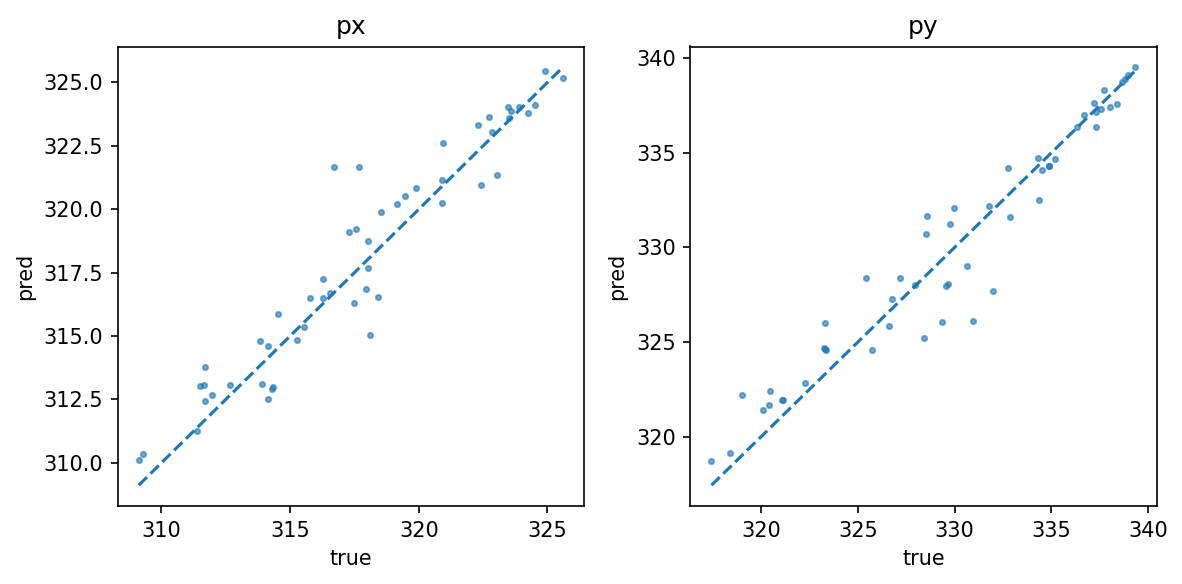
#> input picture data/exp_2025-09-24_11-28-40/predictions_vs_actual.png, 1182 x 584 px
$ python calculate_rmse.py data/exp_2025-09-24_11-28-40/predictions_vs_actual.png
#> lines starting #> are read from the running program, lines starting #| are printed output that depends on the picture; after the words box and inside, x2 and y2 are one past the last pixel; in counts of white or black regions, pixels touching at a corner belong together
import numpy as np
import cv2
import matplotlib
matplotlib.use('Agg')
import matplotlib.pyplot as plt
import sys
import os

# ── 0. Parse command line ──────────────────────────────────────────
if len(sys.argv) < 2:
    print(f"Usage: python {sys.argv[0]} <image_path>")
    sys.exit(1)

image_path = sys.argv[1]
if not os.path.isfile(image_path):
    print(f"Error: file '{image_path}' not found")
    sys.exit(1)

print(f"Input image: {image_path}")

# ── 1. Load the image ──────────────────────────────────────────────
img = cv2.imread(image_path)
#> img is the input picture: shape (584, 1182, 3); mean B, G, R 250, 249.6, 248.9
if img is None:
    raise FileNotFoundError(f"Could not read '{image_path}'")

hsv = cv2.cvtColor(img, cv2.COLOR_BGR2HSV)
#> hsv: shape (584, 1182, 3); mean H, S, V 1.4, 1.5, 250
h, w = img.shape[:2]
#> h = 584; w = 1182
print(f"Image size: {w}x{h}")
#| Image size: 1182x584

# ── 2. Detect colored dots by HSV thresholding ─────────────────────

# --- Blue dots (Actual Trajectory) ---
lower_blue = np.array([100, 120, 100])
upper_blue = np.array([130, 255, 255])
mask_blue = cv2.inRange(hsv, lower_blue, upper_blue)
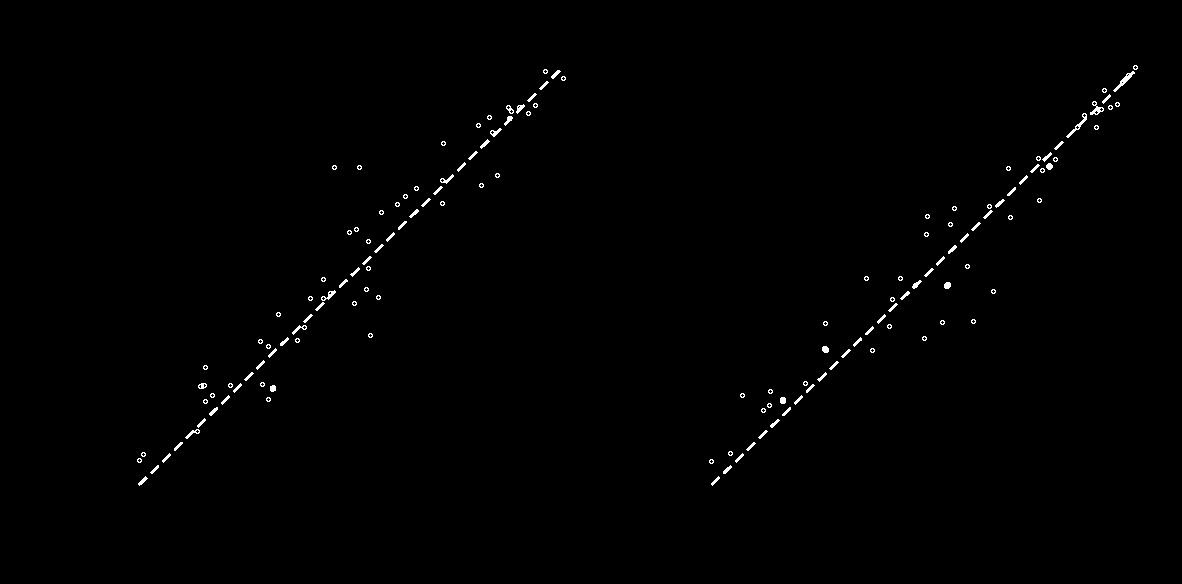
#> mask_blue: shape (584, 1182); 0.58% white in thin lines or dots, all inside (x1, y1, x2, y2) = (137, 65, 1138, 486)

# --- Red dots (Target Trajectory) ---
lower_red1 = np.array([0, 120, 100])
upper_red1 = np.array([10, 255, 255])
lower_red2 = np.array([160, 120, 100])
upper_red2 = np.array([180, 255, 255])
mask_red = cv2.inRange(hsv, lower_red1, upper_red1) | cv2.inRange(hsv, lower_red2, upper_red2)
#> mask_red: shape (584, 1182); every value is 0

# --- Green dot (Start) ---
lower_green = np.array([35, 120, 100])
upper_green = np.array([85, 255, 255])
mask_green = cv2.inRange(hsv, lower_green, upper_green)

# --- Black dot (End) ---
lower_black = np.array([0, 0, 0])
upper_black = np.array([180, 80, 60])
mask_black = cv2.inRange(hsv, lower_black, upper_black)
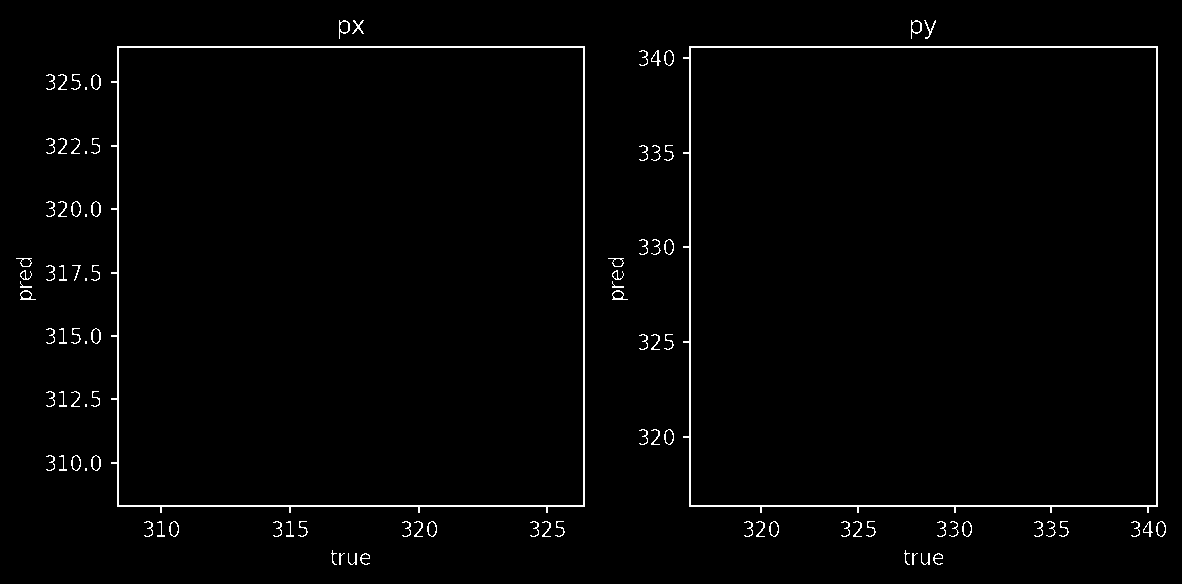
#> mask_black: shape (584, 1182); 1.7% white in thin lines or dots

def get_dot_centers(mask, min_area=15, max_area=800):
    """Find centroids of detected blobs. If dots are merged, use erosion to separate."""
#> called with min_area = 15, max_area = 800
    contours, _ = cv2.findContours(mask, cv2.RETR_EXTERNAL, cv2.CHAIN_APPROX_SIMPLE)
#> contours = 149 contours, 72 with area under 20; largest, box (x1, y1, x2, y2) and area: (1113, 71, 1135, 92) 88, (1066, 113, 1087, 138) 78, (1090, 101, 1104, 115) 72, (321, 290, 336, 301) 50, (440, 174, 454, 184) 40
    centers = []
    has_large_blob = False
    for c in contours:
        area = cv2.contourArea(c)
        if min_area < area < max_area:
            M = cv2.moments(c)
            if M['m00'] > 0:
                cx = M['m10'] / M['m00']
                cy = M['m01'] / M['m00']
                centers.append((cx, cy))
        if area >= max_area:
            has_large_blob = True
#> this loop made 149 passes
#> (area, cx, cy) on passes 1, 2, 3, 4, 7, 8, 11, 12, 13, 14, 15, 16: (22, 715, 480.5), (28.5, 142.4, 480.6), (25.5, 726.8, 469.3), (21, 154.3, 469.1), (22, 739, 457.5), (22, 166, 457.5), (22, 750.5, 446), (21.5, 177.8, 445.8), (22, 762.5, 434), (38, 192.5, 432.8), (24.5, 774.2, 423.1), (22, 201, 422.5)
#> area on pass 142: 22
#> after the loop, centers = 77 pairs, first value 142.4 to 1124.1, second value 73.83 to 480.6

    # If too few dots found or large merged blobs exist, try erosion to separate
    if len(centers) < 5 or has_large_blob:
        kernel = np.ones((3, 3), np.uint8)
        best_centers = list(centers)
        for iters in range(1, 6):
            eroded = cv2.erode(mask, kernel, iterations=iters)
            contours_e, _ = cv2.findContours(eroded, cv2.RETR_EXTERNAL, cv2.CHAIN_APPROX_SIMPLE)
            candidate_centers = []
            for c in contours_e:
                area = cv2.contourArea(c)
                if area < max_area:
                    M = cv2.moments(c)
                    if M['m00'] > 0:
                        cx = M['m10'] / M['m00']
                        cy = M['m01'] / M['m00']
                        candidate_centers.append((cx, cy))
                    elif len(c) == 1:
                        # Single pixel contour
                        candidate_centers.append((float(c[0][0][0]), float(c[0][0][1])))
            if len(candidate_centers) > len(best_centers):
                best_centers = candidate_centers
            # If we got a good number and more erosion starts losing them, stop
            if len(candidate_centers) > 10 and iters >= 2:
                break
            if len(candidate_centers) == 0 and iters >= 3:
                break
        centers = best_centers

    return np.array(centers) if centers else np.empty((0, 2))

blue_px = get_dot_centers(mask_blue)
#> blue_px has the same summary as centers in get_dot_centers
red_px = get_dot_centers(mask_red)
#> red_px = empty array
green_px = get_dot_centers(mask_green, min_area=30, max_area=1500)
#> green_px = empty array
black_px = get_dot_centers(mask_black, min_area=30, max_area=1500)
#> in get_dot_centers (call 4), `contours, _ = cv2.findContours(mask, cv2.RETR_EXTERNAL, cv2.CHAIN_APPR..`: contours = 99 contours, 69 with area under 20; largest, box (x1, y1, x2, y2) and area: (683, 46, 1158, 513) 215350, (111, 46, 585, 513) 214897, (91, 455, 101, 471) 110, (91, 328, 101, 344) 110, (91, 201, 101, 217) 110
#> the loop in get_dot_centers (call 4), `for c in contours:` made 99 passes
#> (area, cx, cy) on passes 1, 4, 9, 10, 15, 21, 27, 33, 37, 38, 41, 53: (42, 937.4, 556.7), (42, 364.4, 556.7), (109, 1160.6, 528.5), (60, 1147.5, 528.3), (109, 966.6, 528.5), (109, 773.6, 528.5), (109, 431.6, 528.5), (109, 173.6, 528.5), (110, 95.51, 462.6), (109, 75.6, 462.5), (109, 668.6, 436.5), (110, 95.51, 335.6)
#> (area, has_large_blob) on passes 94 to 95: (215350, True), (214897, True)
#> after the loop in get_dot_centers (call 4), `for c in contours:`: centers = 27 pairs, first value 23.15 to 1160.6, second value 26.31 to 556.7
#> in get_dot_centers (call 4), `best_centers = list(centers)`: best_centers has the same summary as centers
#> the loop in get_dot_centers (call 4), `for iters in range(1, 6):` made 3 passes
#> contours_e on pass 1: [[[358, 26], [358, 27]]]
#> pass 1, in get_dot_centers (call 4), `eroded = cv2.erode(mask, kernel, iterations=iters)`:
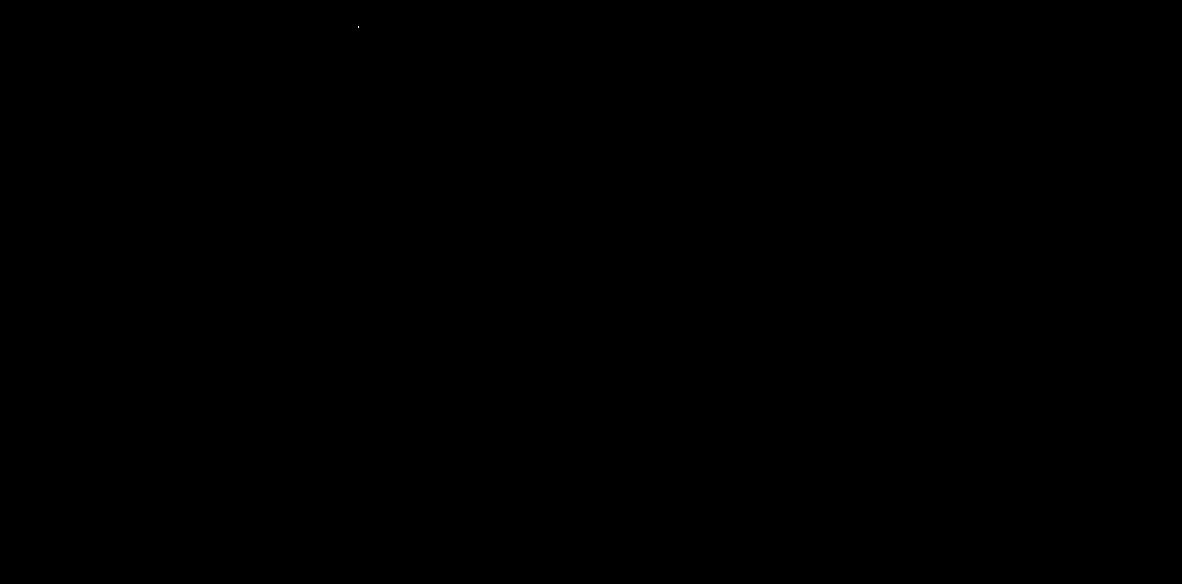
#> eroded: shape (584, 1182); 0% white in thin lines or dots, all inside (x1, y1, x2, y2) = (358, 26, 359, 28)
#> black_px has the same summary as centers in get_dot_centers

print(f"Detected blue (actual) dots: {len(blue_px)}")
#| Detected blue (actual) dots: 77
print(f"Detected red  (target) dots: {len(red_px)}")
#| Detected red  (target) dots: 0
print(f"Detected green (start) dots: {len(green_px)}")
#| Detected green (start) dots: 0
print(f"Detected black (end)   dots: {len(black_px)}")
#| Detected black (end)   dots: 27

# ── 2b. Filter out legend dots ──────────────────────────────────────
# Legend dots are spatially isolated from the main trajectory data.
# Strategy: remove dots that have no neighbor within a reasonable distance
# (i.e., they sit alone, likely in the legend area).
def filter_legend_dots(centers, min_neighbor_dist=80):
    """Remove dots that are spatially isolated (no nearby neighbors)."""
#> called with centers = array of shape (77, 2), min_neighbor_dist = 80
    if len(centers) < 3:
        return centers
    from scipy.spatial.distance import cdist
    D = cdist(centers, centers)
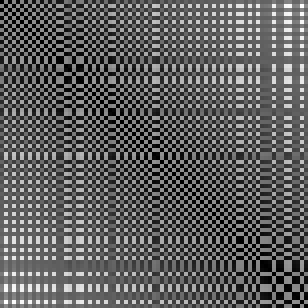
#> D: shape (77, 77) float64 (shown 4 times larger); min 0, max 1060.3, mean 393.3; drawn with min black and max white
    np.fill_diagonal(D, np.inf)
#> D: shape (77, 77) float64; 1.3% of pixels changed, all inside (x1, y1, x2, y2) = (0, 0, 77, 77)
    nearest = D.min(axis=1)
#> nearest = 77 values, max 26.93 at index 20, min 9.64 at index 60, mean 15.98
    # A dot is considered "isolated" if its nearest neighbor is much farther
    # than typical. Use median nearest-neighbor distance as reference.
    med_nn = np.median(nearest)
#> med_nn = 16.26
    # Keep dots whose nearest neighbor is within a generous multiple of the
    # median, OR within min_neighbor_dist pixels (whichever is larger)
    threshold = max(med_nn * 5.0, min_neighbor_dist)
#> threshold = 81.32
    keep = nearest < threshold
    removed = np.sum(~keep)
#> removed = 0
    if removed > 0:
        for i in np.where(~keep)[0]:
            print(f"  Filtered legend dot at ({centers[i,0]:.0f},{centers[i,1]:.0f}), nearest neighbor={nearest[i]:.0f}px")
    return centers[keep]

if len(blue_px) > 3:
    blue_px = filter_legend_dots(blue_px)
if len(red_px) > 3:
    red_px = filter_legend_dots(red_px)

print(f"After filtering — blue: {len(blue_px)}, red: {len(red_px)}")
#| After filtering — blue: 77, red: 0

# ── 3. Auto-detect trajectory shape: CIRCLE vs LINE ───────────────
# Use the raw red mask to detect shape. If the red pixels form a blob
# whose bounding-box aspect and PCA eigenratio are high → circle,
# otherwise → line.
red_pixels = np.column_stack(np.where(mask_red > 0))  # (row, col)
#> red_pixels = empty array
if len(red_pixels) < 10:
#> (the run stopped early here; a loop or call above may not have finished)
